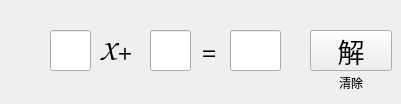
   <widget class="QWidget" name="tab_14">
    <attribute name="title">
     <string>一元一次</string>
    </attribute>
    <widget class="QLabel" name="label_3">
     <property name="geometry">
      <rect>
       <x>100</x>
       <y>30</y>
       <width>41</width>
       <height>41</height>
      </rect>
     </property>
     <property name="font">
      <font>
       <family>Comic Sans MS</family>
       <pointsize>22</pointsize>
      </font>
     </property>
     <property name="text">
      <string>X+</string>
     </property>
    </widget>
    <widget class="QLineEdit" name="X11">
     <property name="geometry">
      <rect>
       <x>50</x>
       <y>30</y>
       <width>41</width>
       <height>41</height>
      </rect>
     </property>
     <property name="font">
      <font>
       <family>Arial Unicode MS</family>
       <pointsize>22</pointsize>
      </font>
     </property>
    </widget>
    <widget class="QLineEdit" name="X12">
     <property name="geometry">
      <rect>
       <x>150</x>
       <y>30</y>
       <width>41</width>
       <height>41</height>
      </rect>
     </property>
     <property name="font">
      <font>
       <family>Arial Unicode MS</family>
       <pointsize>22</pointsize>
      </font>
     </property>
    </widget>
    <widget class="QLabel" name="label_4">
     <property name="geometry">
      <rect>
       <x>200</x>
       <y>30</y>
       <width>41</width>
       <height>41</height>
      </rect>
     </property>
     <property name="font">
      <font>
       <family>Comic Sans MS</family>
       <pointsize>22</pointsize>
      </font>
     </property>
     <property name="text">
      <string>=</string>
     </property>
    </widget>
    <widget class="QLineEdit" name="X13">
     <property name="geometry">
      <rect>
       <x>230</x>
       <y>30</y>
       <width>51</width>
       <height>41</height>
      </rect>
     </property>
     <property name="font">
      <font>
       <family>Arial Unicode MS</family>
       <pointsize>22</pointsize>
      </font>
     </property>
    </widget>
    <widget class="QPushButton" name="X1">
     <property name="geometry">
      <rect>
       <x>310</x>
       <y>30</y>
       <width>82</width>
       <height>41</height>
      </rect>
     </property>
     <property name="font">
      <font>
       <family>华文细黑</family>
       <pointsize>20</pointsize>
      </font>
     </property>
     <property name="text">
      <string>解</string>
     </property>
    </widget>
    <widget class="QPushButton" name="CLR1">
     <property name="geometry">
      <rect>
       <x>310</x>
       <y>70</y>
       <width>82</width>
       <height>25</height>
      </rect>
     </property>
     <property name="text">
      <string>清除</string>
     </property>
     <property name="flat">
      <bool>true</bool>
     </property>
    </widget>
   </widget>
